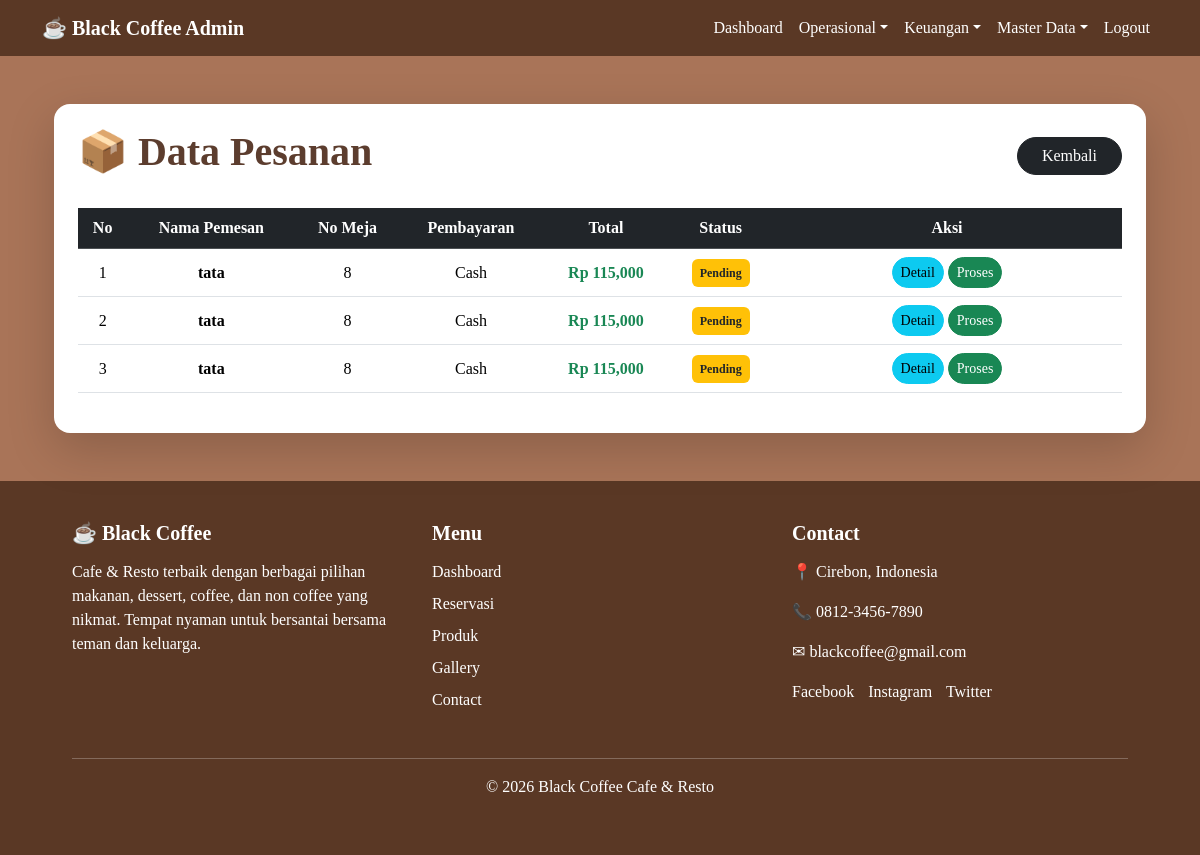
Before: /admin/index.php?menu=pesanan (signed in) with the older database file.
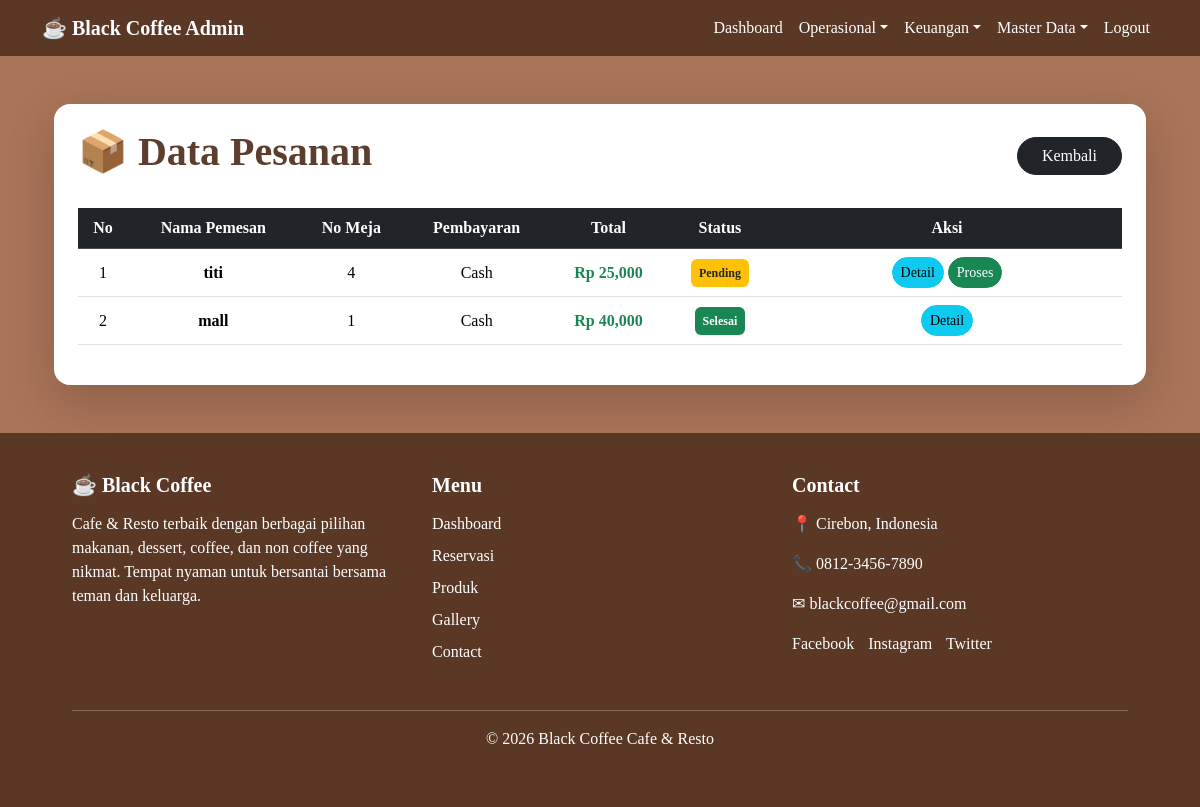
After: the same page with the newer database file.
### tables this page shows
CREATE TABLE `pesanan` (
  `id_pesanan` int(11) NOT NULL,
  `id_user` int(11) NOT NULL,
  `nama_pemesan` varchar(100) NOT NULL,
  `meja` varchar(10) NOT NULL,
  `pembayaran` varchar(50) NOT NULL,
  `tanggal` datetime DEFAULT current_timestamp(),
  `total` int(11) NOT NULL,
  `status` enum('pending','diproses','selesai','dibatalkan') DEFAULT 'pending'
);

### admin/index.php (called while the page is built, shortened)
<?php
include "dashboard.php";
?>

### admin/pesanan.php (the view, shortened to what this page needs)
<?php
include "../koneksi.php";
?>
<div class="container mt-5 mb-5">
    <div class="card border-0 shadow-lg rounded-4 p-4">
        <div class="d-flex justify-content-between align-items-center mb-4">
            <h1 class="fw-bold" style="color:#5C3D2E;">
                📦 Data Pesanan
            </h1>
            <a href="index.php?menu=dashboard"
               class="btn btn-dark rounded-pill px-4">
                Kembali
            </a>
        </div>
        <div class="table-responsive">
            <table class="table table-hover align-middle text-center">
                <thead class="table-dark">
                    <tr>
                        <th>No</th>
                        <th>Nama Pemesan</th>
                        <th>No Meja</th>
                        <th>Pembayaran</th>
                        <th>Total</th>
                        <th>Status</th>
                        <th width="350">Aksi</th>
                    </tr>
                </thead>
                <tbody>
                <?php
                $no = 1;
                $query = mysqli_query($conn,"
                    SELECT * FROM pesanan
                    ORDER BY id_pesanan DESC
                ");
                while($d = mysqli_fetch_array($query)){
                    $status = strtolower($d['status']);
                    if(empty($status)){
                        $status = 'pending';
                    }
                ?>
                    <tr>
                        <td><?= $no++ ?></td>
                        <td>
                            <b><?= $d['nama_pemesan'] ?></b>
                        </td>
                        <td><?= $d['meja'] ?></td>
                        <td><?= $d['pembayaran'] ?></td>
                        <td>
                            <b class="text-success">
                                Rp <?= number_format($d['total']) ?>
                            </b>
                        </td>
                        <td>
                            <?php if($status == 'pending'){ ?>
                                <span class="badge bg-warning text-dark p-2">
                                    Pending
                                </span>
                            <?php } elseif($status == 'diproses'){ ?>
                                <span class="badge bg-primary p-2">
                                    Diproses
                                </span>
                            <?php } elseif($status == 'selesai'){ ?>
                                <span class="badge bg-success p-2">
                                    Selesai
                                </span>
                            <?php } elseif($status == 'dibatalkan'){ ?>
                                <span class="badge bg-danger p-2">
                                    Dibatalkan
                                </span>
                            <?php } ?>
                        </td>
                        <td>
                            <a href="index.php?menu=detail_pesanan&id=<?= $d['id_pesanan'] ?>"
                               class="btn btn-info btn-sm rounded-pill">
                                Detail
                            </a>
                            <?php if($status == 'pending'){ ?>
                                <a href="index.php?menu=konfirmasi_pembayaran&id=<?= $d['id_pesanan'] ?>"
                                   class="btn btn-success btn-sm rounded-pill"
                                   onclick="return confirm('Proses pesanan ini?')">
                                    Proses
                                </a>
                            <?php } ?>
                        </td>
                    </tr>
                <?php } ?>
                </tbody>
            </table>
        </div>
    </div>
</div>

### admin/dashboard.php (shortened to what this page needs)
<!DOCTYPE html>
<html>
<head>
    <link rel="stylesheet" href="https://cdn.jsdelivr.net/npm/bootstrap@5.3.2/dist/css/bootstrap.min.css">
</head>
<body>
<nav class="navbar navbar-expand-lg">
    <div class="container">
        <a class="navbar-brand">☕ Black Coffee Admin</a>
        <ul class="navbar-nav ms-auto">
            <li class="nav-item">
                <a class="nav-link" href="index.php">Dashboard</a>
            </li>
            <li class="nav-item dropdown">
                <a class="nav-link dropdown-toggle" data-bs-toggle="dropdown">Operasional</a>
            </li>
            <li class="nav-item dropdown">
                <a class="nav-link dropdown-toggle" data-bs-toggle="dropdown">Keuangan</a>
            </li>
            <li class="nav-item dropdown">
                <a class="nav-link dropdown-toggle" data-bs-toggle="dropdown">Master Data</a>
            </li>
            <li class="nav-item">
                <a class="nav-link" href="../logout.php">Logout</a>
            </li>
        </ul>
    </div>
</nav>
<div class="container">
    <?php include "menu.php"; ?>
</div>
    <?php include "footer.php"; ?>
</body>
</html>

### admin/menu.php (shortened to what this page needs)
<?php
if(isset($_GET['menu'])){
  $menu=$_GET['menu'];
}
else{
  $menu="";
}
if($menu=="produk"){
  include "produk.php";
}
else if($menu=="user"){
  include "user.php";
}
else if($menu=="edit_produk"){
  include "edit_produk.php";
}
else if($menu=="hapus_produk"){
  include "hapus_produk.php";
}
else if($menu=="tambah_produk"){
  include "tambah_produk.php";
}
else if($menu=="update_produk"){
  include "update_produk.php";
}
else if($menu=="tambah_user"){
  include "tambah_user.php";
}
else if($menu=="edit_user"){
  include "edit_user.php";
}
else if($menu=="hapus_user"){
  include "hapus_user.php";
}
else if($menu=="reservasi"){
  include "reservasi.php";
}
else if($menu=="kategori"){
  include "kategori.php";
}
else if($menu=="tambah_kategori"){
  include "tambah_kategori.php";
}
else if($menu=="pesanan"){
  include "pesanan.php";
}
?>

### admin/footer.php (shortened to what this page needs)
<footer class="footer">
<div class="container">
<div class="row">
<div class="col">
<h3 class="footer-title">☕ Black Coffee</h3>
<p>
Cafe & Resto terbaik dengan berbagai pilihan makanan,
dessert, coffee, dan non coffee yang nikmat.
Tempat nyaman untuk bersantai bersama teman dan keluarga.
</p>
</div>
<div class="col">
<h3 class="footer-title">Menu</h3>
<ul class="footer-menu">
<li><a href="index.php">Dashboard</a></li>
<li><a href="reservasi.php">Reservasi</a></li>
<li><a href="produk.php">Produk</a></li>
<li><a href="gallery.php">Gallery</a></li>
<li><a href="contact.php">Contact</a></li>
</ul>
</div>
<div class="col">
<h3 class="footer-title">Contact</h3>
<p>📍 Cirebon, Indonesia</p>
<p>📞 0812-3456-7890</p>
<p>✉ blackcoffee@gmail.com</p>
<div class="social">
<a href="#">Facebook</a>
<a href="#">Instagram</a>
<a href="#">Twitter</a>
</div>
</div>
</div>
<hr>
<div class="footer-bottom">
<p>© 2026 Black Coffee Cafe & Resto</p>
</div>
</div>
</footer>

### admin/dashboard.php (style rules this page uses)
body { background:#a97458; font-family:Poppins; }
.navbar { background:#5a3825; }
.navbar-brand { color:white; font-weight:bold; }
.nav-link { color:white !important; }

### admin/footer.php (style rules this page uses)
.footer { background:#5a3825; color:white; padding:40px 0; font-family:Poppins; }
.footer .container { width:90%; margin:auto; }
.footer .row { display:flex; flex-wrap:wrap; justify-content:space-between; }
.footer .col { width:30%; }
.footer-title { margin-bottom:15px; font-weight:bold; font-size:20px; }
.footer-menu { list-style:none; padding:0; }
.footer-menu li { margin-bottom:8px; }
.footer-menu a { text-decoration:none; color:white; }
.social a { color:white; text-decoration:none; margin-right:10px; }
.footer hr { margin-top:30px; border-color:#fff; }
.footer-bottom { text-align:center; margin-top:15px; }

Changed rows visible on the page:
removed pesanan: nama_pemesan "tata", meja "8", pembayaran "Cash", total "115,000", status "Pending"
removed pesanan: nama_pemesan "tata", meja "8", pembayaran "Cash", total "115,000", status "Pending"
removed pesanan: nama_pemesan "tata", meja "8", pembayaran "Cash", total "115,000", status "Pending"
added pesanan: nama_pemesan "titi", meja "4", pembayaran "Cash", total "25,000", shows "Pending"
added pesanan: nama_pemesan "mall", meja "1", pembayaran "Cash", total "40,000", status "Selesai"
